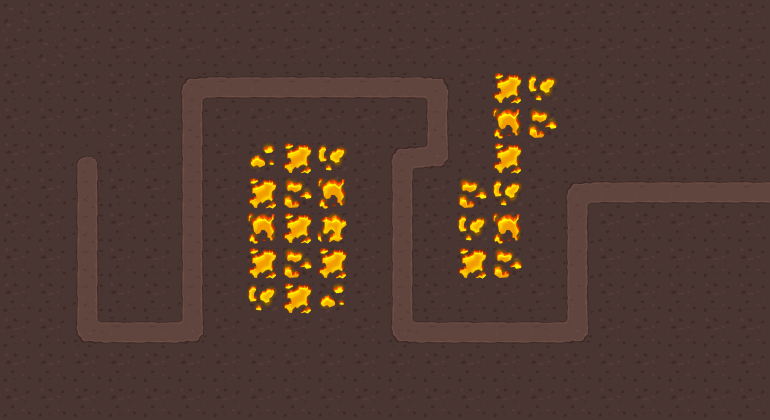

This game map was drawn from its Tiled (.tmx) file and the tilesets committed beside it. A one-line description and the trimmed map source follow:
An orthogonal 22x12 tile map with 35x35 px tiles, 4 tile layers (background, walkable, collision, lava), 2 tilesets and 77 objects.

<map version="1.0" tiledversion="2017.06.27" orientation="orthogonal" renderorder="right-down" width="22" height="12" tilewidth="35" tileheight="35" nextobjectid="169">
 <tileset firstgid="1" name="tiles_spritesheet" tilewidth="35" tileheight="35" spacing="1" tilecount="156" columns="12">
  <image source="../tiles/tiles_spritesheet.png" width="432" height="468" />
 </tileset>
 <tileset firstgid="157" name="2dTopDownTileSet" tilewidth="35" tileheight="35" spacing="1" tilecount="361" columns="19">
  <image source="../tiles/2dTopDownTileSet.png" width="683" height="683" />
 </tileset>
 <layer name="background" width="22" height="12">
  <data>[264 cells, 264 non-empty, 1 distinct tile ids]</data>
 </layer>
 <layer name="walkable" width="22" height="12">
  <data>[264 cells, 45 non-empty, 8 distinct tile ids]</data>
 </layer>
 <layer name="collision" width="22" height="12">
  <properties>
   <property name="collision" type="bool" value="true" />
  </properties>
  <data>[264 cells, 219 non-empty, 2 distinct tile ids]</data>
 </layer>
 <layer name="lava" width="22" height="12">
  <data>[264 cells, 26 non-empty, 6 distinct tile ids]</data>
 </layer>
 <objectgroup name="objects">
  <object id="58" gid="59" x="315" y="34" width="35" height="35" />
  <object id="59" gid="59" x="349" y="36" width="35" height="35" />
  <object id="60" gid="59" x="384" y="34" width="35" height="35" />
  <object id="61" gid="59" x="421" y="35" width="35" height="35" />
  <object id="62" gid="59" x="281" y="34" width="35" height="35" />
  <object id="63" gid="59" x="239" y="31" width="35" height="35" />
  <object id="64" gid="59" x="211" y="35" width="35" height="35" />
  <object id="65" gid="59" x="173" y="36" width="35" height="35" />
  <object id="66" gid="59" x="139" y="33" width="35" height="35" />
  <object id="67" gid="59" x="104" y="33" width="35" height="35" />
  <object id="68" gid="59" x="2" y="34" width="35" height="35" />
  <object id="69" gid="59" x="39" y="36" width="35" height="35" />
  <object id="70" gid="59" x="75" y="34" width="35" height="35" />
  <object id="71" gid="59" x="457" y="36" width="35" height="35" />
  <object id="72" gid="59" x="492" y="37" width="35" height="35" />
  <object id="73" gid="59" x="524" y="34" width="35" height="35" />
  <object id="74" gid="59" x="563" y="34" width="35" height="35" />
  <object id="75" gid="59" x="595" y="34" width="35" height="35" />
  <object id="76" gid="59" x="629" y="37" width="35" height="35" />
  <object id="77" gid="59" x="664" y="37" width="35" height="35" />
  <object id="78" gid="59" x="700" y="34" width="35" height="35" />
  <object id="79" gid="59" x="733" y="35" width="35" height="35" />
  <object id="80" gid="59" x="736" y="419" width="35" height="35" />
  <object id="81" gid="59" x="703" y="421" width="35" height="35" />
  <object id="82" gid="59" x="667" y="419" width="35" height="35" />
  <object id="83" gid="59" x="630" y="421" width="35" height="35" />
  <object id="84" gid="59" x="2" y="419" width="35" height="35" />
  <object id="85" gid="59" x="36" y="419" width="35" height="35" />
  <object id="86" gid="59" x="69" y="421" width="35" height="35" />
  <object id="87" gid="59" x="104" y="418" width="35" height="35" />
  <object id="88" gid="59" x="139" y="419" width="35" height="35" />
  <object id="89" gid="59" x="175" y="422" width="35" height="35" />
  <object id="90" gid="59" x="212" y="420" width="35" height="35" />
  <object id="91" gid="59" x="244" y="420" width="35" height="35" />
  <object id="92" gid="59" x="277" y="420" width="35" height="35" />
  <object id="93" gid="59" x="316" y="420" width="35" height="35" />
  <object id="94" gid="59" x="348" y="420" width="35" height="35" />
  <object id="95" gid="59" x="382" y="421" width="35" height="35" />
  <object id="96" gid="59" x="419" y="422" width="35" height="35" />
  <object id="97" gid="59" x="454" y="419" width="35" height="35" />
  <object id="98" gid="59" x="487" y="421" width="35" height="35" />
  <object id="99" gid="59" x="524" y="423" width="35" height="35" />
  <object id="100" gid="59" x="561" y="421" width="35" height="35" />
  <object id="101" gid="59" x="595" y="419" width="35" height="35" />
  <object id="130" gid="59" x="1" y="70" width="35" height="35" />
  <object id="131" gid="59" x="0" y="107" width="35" height="35" />
  <object id="132" gid="59" x="-2" y="141" width="35" height="35" />
  <object id="133" gid="59" x="2" y="179" width="35" height="35" />
  <object id="134" gid="59" x="-4" y="213" width="35" height="35" />
  <object id="135" gid="59" x="-2" y="245" width="35" height="35" />
  <object id="136" gid="59" x="-1" y="279" width="35" height="35" />
  <object id="137" gid="59" x="-1" y="316" width="35" height="35" />
  <object id="138" gid="59" x="-1" y="349" width="35" height="35" />
  <object id="139" gid="59" x="1" y="387" width="35" height="35" />
  <object id="140" gid="59" x="735" y="387" width="35" height="35" />
  <object id="141" gid="59" x="735" y="312" width="35" height="35" />
  <object id="142" gid="59" x="733" y="277" width="35" height="35" />
  <object id="143" gid="59" x="736" y="347" width="35" height="35" />
  <object id="145" gid="59" x="735" y="174" width="35" height="35" />
  <object id="146" gid="59" x="733" y="138" width="35" height="35" />
  <object id="147" gid="59" x="738" y="109" width="35" height="35" />
  <object id="148" gid="59" x="732" y="64" width="35" height="35" />
  <object id="150" gid="59" x="104" y="174" width="35" height="35" />
  <object id="151" gid="59" x="138" y="176" width="35" height="35" />
  <object id="152" gid="59" x="143" y="209" width="35" height="35" />
  <object id="153" gid="59" x="100" y="206" width="35" height="35" />
  <object id="154" gid="59" x="106" y="248" width="35" height="35" />
  <object id="155" gid="59" x="143" y="248" width="35" height="35" />
  <object id="156" gid="59" x="141" y="279" width="35" height="35" />
  <object id="157" gid="59" x="103" y="279" width="35" height="35" />
  <object id="158" gid="59" x="103" y="314" width="35" height="35" />
  <object id="159" gid="59" x="139" y="319" width="35" height="35" />
  <object id="163" gid="106" x="107" y="105" width="35" height="35" />
  <object id="165" gid="106" x="349" y="385" width="35" height="35" />
  <object id="166" gid="106" x="664" y="139" width="35" height="35" />
  <object id="167" gid="106" x="627" y="314" width="35" height="35" />
  <object id="168" gid="132" x="68" y="208" width="35" height="35" />
 </objectgroup>
</map>
